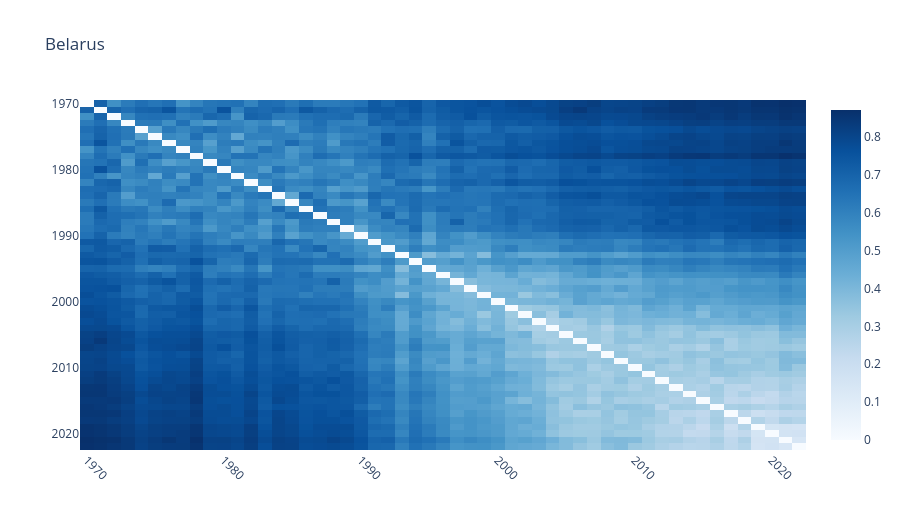

The code cell stored with this chart in its notebook:
### Code cell
uf.plotly_heatmap(
    df_dist,
    x_labels=df_dist.columns,
    y_labels=df_dist.index,
    colorscale="non-symmetric",
    line_height=10,
    title=uf.id2name_country[country],
    # z_min=0,
    # z_max=1,
)

### Figure 1 — Plotly figure (JSON) as saved in the notebook; plotly's stock layout.template omitted (floating-point values rounded to 4 significant figures; data arrays with more than 128 entries replaced by an {"elided": "..."} marker saying what was removed)
{"data": [{"colorscale": [[0.0, "rgb(247,251,255)"], [0.125, "rgb(222,235,247)"], [0.25, "rgb(198,219,239)"], [0.375, "rgb(158,202,225)"], [0.5, "rgb(107,174,214)"], [0.625, "rgb(66,146,198)"], [0.75, "rgb(33,113,181)"], [0.875, "rgb(8,81,156)"], [1.0, "rgb(8,48,107)"]], "customdata": {"elided": "53x53x2 int values"}, "hovertemplate": "<b>X: </b>%{customdata[0]}<br><b>Y: </b>%{customdata[1]}<br><b>Z: </b> %{z:.3f}<br><extra></extra>", "x": [1970, 1971, 1972, 1973, 1974, 1975, 1976, 1977, 1978, 1979, 1980, 1981, 1982, 1983, 1984, 1985, 1986, 1987, 1988, 1989, 1990, 1991, 1992, 1993, 1994, 1995, 1996, 1997, 1998, 1999, 2000, 2001, 2002, 2003, 2004, 2005, 2006, 2007, 2008, 2009, 2010, 2011, 2012, 2013, 2014, 2015, 2016, 2017, 2018, 2019, 2020, 2021, 2022], "y": [1970, 1971, 1972, 1973, 1974, 1975, 1976, 1977, 1978, 1979, 1980, 1981, 1982, 1983, 1984, 1985, 1986, 1987, 1988, 1989, 1990, 1991, 1992, 1993, 1994, 1995, 1996, 1997, 1998, 1999, 2000, 2001, 2002, 2003, 2004, 2005, 2006, 2007, 2008, 2009, 2010, 2011, 2012, 2013, 2014, 2015, 2016, 2017, 2018, 2019, 2020, 2021, 2022], "z": {"elided": "53x53 float values"}, "type": "heatmap"}], "layout": {"xaxis": {"tickangle": 45, "automargin": true}, "yaxis": {"autorange": "reversed", "automargin": true}, "title": {"text": "Belarus"}, "height": 530}}
